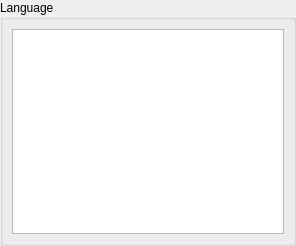
<ui version="4.0" >
 <author></author>
 <comment></comment>
 <exportmacro></exportmacro>
 <class>LanguagesSettings</class>
 <widget class="QWidget" name="LanguagesSettings" >
  <property name="geometry" >
   <rect>
    <x>0</x>
    <y>0</y>
    <width>296</width>
    <height>246</height>
   </rect>
  </property>
  <layout class="QGridLayout" >
   <property name="margin" >
    <number>0</number>
   </property>
   <property name="spacing" >
    <number>0</number>
   </property>
   <item row="0" column="0" >
    <widget class="QGroupBox" name="" >
     <property name="title" >
      <string>Language</string>
     </property>
     <layout class="QGridLayout" >
      <property name="margin" >
       <number>9</number>
      </property>
      <property name="spacing" >
       <number>6</number>
      </property>
      <item row="0" column="0" >
       <widget class="QListWidget" name="listWidget" />
      </item>
     </layout>
    </widget>
   </item>
  </layout>
 </widget>
 <pixmapfunction></pixmapfunction>
 <resources/>
 <connections/>
</ui>
